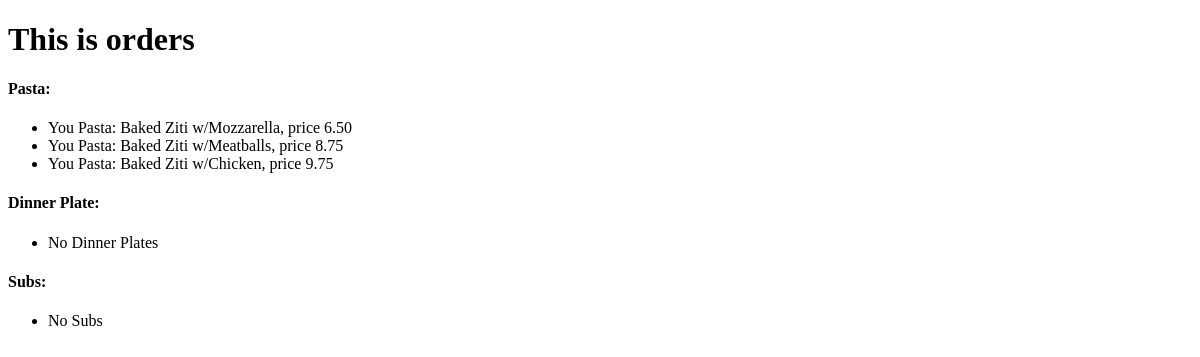
Before: / with the older database file.
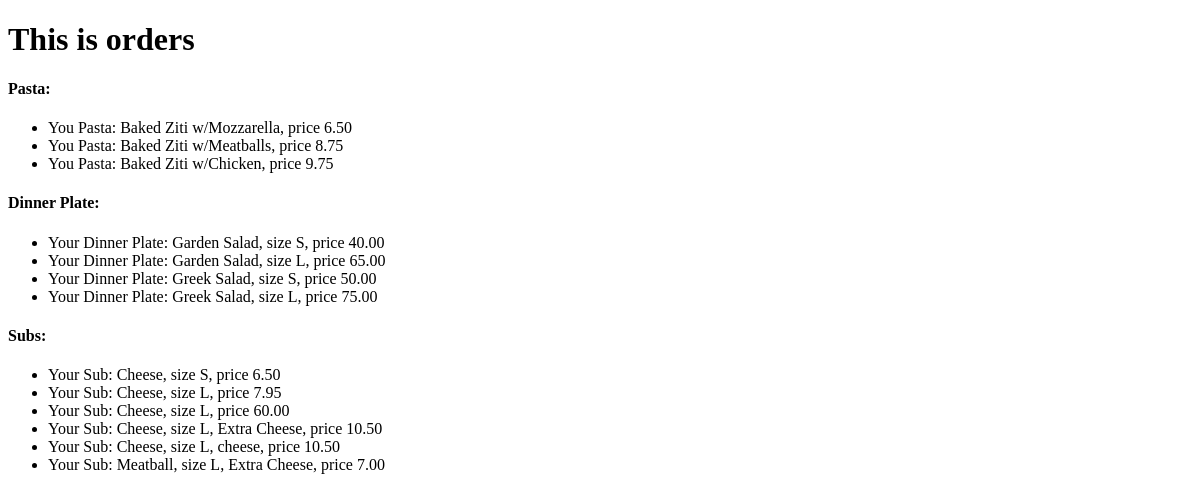
After: the same page with the newer database file.
### orders/models.py (models this page shows)
class Pasta(models.Model):
	name = models.CharField(max_length = 64)
	price = models.DecimalField(max_digits=5, decimal_places=2)
	def __str__(self):
		return f"You Pasta: {self.name}, price {self.price}"

class DinnerPlate(models.Model):
	name = models.CharField(max_length = 64)
	size = models.CharField(max_length=1, choices=SIZE)
	price = models.DecimalField(max_digits=5, decimal_places=2)
	def __str__(self):
		return f"Your Dinner Plate: {self.name}, size {self.size}, price {self.price}"

class Sub(models.Model):
	name = models.CharField(max_length = 64)
	size = models.CharField(max_length=1, choices=SIZE)
	price = models.DecimalField(max_digits=5, decimal_places=2)
	extra = models.ManyToManyField(SubExtra, blank=True, related_name="extra")
	def __str__(self):
		if self.extra.count() == 0:
			return f"Your Sub: {self.name}, size {self.size}, price {self.price}"
		else:
			price = Decimal(self.price) + Decimal(0.50)
			return f"Your Sub: {self.name}, size {self.size}, {self.extra.get()}, price {price}"

class SubExtra(models.Model):
	name = models.CharField(max_length = 64)
	price = models.DecimalField(max_digits=5, decimal_places=2)
	def __str__(self):
		return f"{self.name}"

### orders/views.py (the view)
# urls.py: path("", views.index, name="index")
def index(request):
    context = {
        "pasta": Pasta.objects.all(),
        "dinner_plate": DinnerPlate.objects.all(),
        "subs": Sub.objects.all(),
        "subextras": SubExtra.objects.all()
    }
    return render(request, "orders/index.html", context)

### orders/templates/orders/index.html (shortened to what this page needs)
<!DOCTYPE html>
<head>
</head>
<body>
	<h1>This is orders</h1>
	<h4>Pasta: </h4>
	<ul>
		{% for p in pasta %}
			<li>{{ p }}</li>
		{% empty %}
			<li>No Pasta</li>
		{% endfor %}
	</ul>
	<h4>Dinner Plate: </h4>
	<ul>
		{% for plate in dinner_plate %}
			<li>{{ plate }}</li>
		{% empty %}
			<li>No Dinner Plates</li>
		{% endfor %}
	</ul>
	<h4>Subs: </h4>
	<ul>
		{% for sub in subs %}
			<li>{{ sub }}</li>
		{% empty %}
			<li>No Subs</li>
		{% endfor %}
	</ul>
</body>

Changed rows visible on the page:
added DinnerPlate: name+size+price "Your Dinner Plate: Garden Salad, size S, price 40.00"
added DinnerPlate: name+size+price "Your Dinner Plate: Garden Salad, size L, price 65.00"
added DinnerPlate: name+size+price "Your Dinner Plate: Greek Salad, size S, price 50.00"
added DinnerPlate: name+size+price "Your Dinner Plate: Greek Salad, size L, price 75.00"
added Sub: id+name+size "Your Sub: Cheese, size S, price 6.50"
added Sub: id+name+size "Your Sub: Cheese, size L, price 7.95"
added Sub: id+name+size "Your Sub: Cheese, size L, price 60.00"
added Sub: id+price+name "Your Sub: Cheese, size L, Extra Cheese, price 10.50"
added Sub: id+price+name "Your Sub: Cheese, size L, cheese, price 10.50"
added Sub: id+price+name "Your Sub: Meatball, size L, Extra Cheese, price 7.00"
Other visible differences:
text no longer shown: "No Dinner Plates No Subs"
